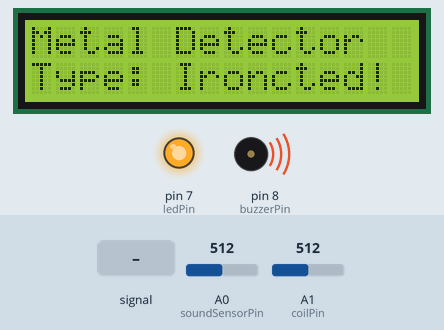
The sketch below on a simulated Arduino Uno, built with avr-gcc and run on an emulated ATmega328P. Shown: 16×2 character LCD, output pins drawn as LEDs (lit = HIGH), buzzer (waves = sounding, pin HIGH). The inputs (shaded band) are chosen by the test bench; at power-on: A0 (soundSensorPin) = 512, A1 (coilPin) = 512. What the sketch prints to the serial monitor is not drawn.

Above: at 1.2 s.
1.3 s: A0 (soundSensorPin) fed a 50 Hz sine of ±306 counts around its level
At 1.56 s:
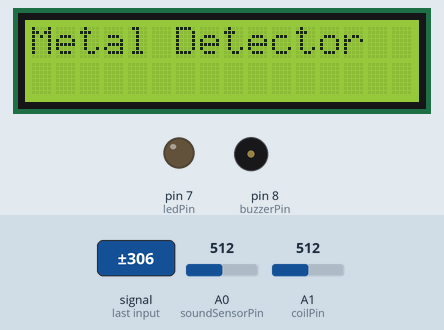
3.6 s: A0 (soundSensorPin) fed a 200 Hz sine of ±255 counts around its level
At 4.24 s:
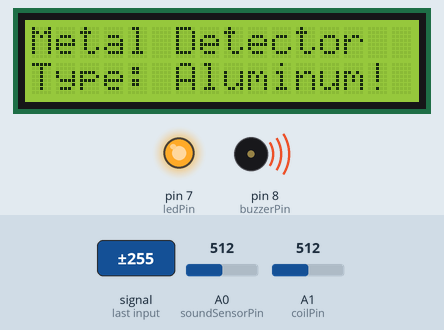
6.6 s: A0 (soundSensorPin) set to 610
At 7.6 s:
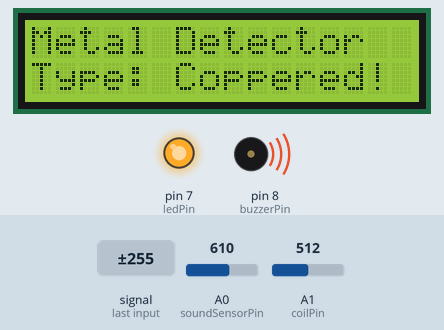
9.6 s: A0 (soundSensorPin) set to 589
At 10.6 s:
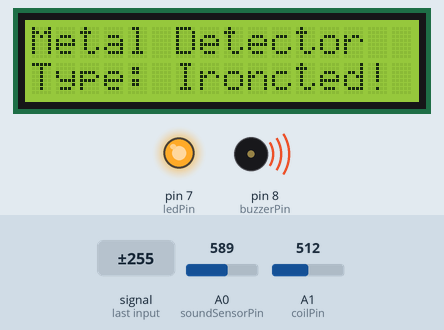
12.6 s: A1 (coilPin) set to 104
15.6 s: A1 (coilPin) set to 94
Timing chart, 0 to 18.1 s (numbered marks = the images above; inputs shaded):
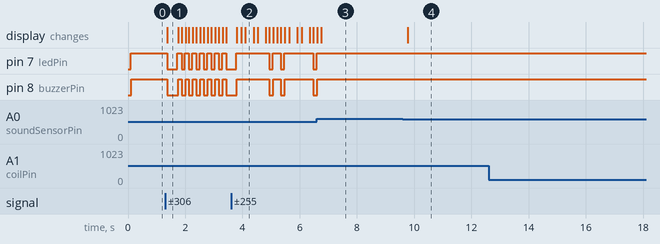

The sketch:

metal_detector.ino
```cpp
#include <Wire.h>
#include <LiquidCrystal_I2C.h>

#define LCD_ADDR 0x27
#define LCD_COLUMNS 16
#define LCD_ROWS 2

LiquidCrystal_I2C lcd(LCD_ADDR, LCD_COLUMNS, LCD_ROWS);

const int soundSensorPin = A0;
const int coilPin = A1;
const int ledPin = 7;
const int buzzerPin = 8;

void setup() {
  pinMode(soundSensorPin, INPUT);
  pinMode(coilPin, INPUT);
  pinMode(ledPin, OUTPUT);
  pinMode(buzzerPin, OUTPUT);

  Serial.begin(9600);

  // Initialize LCD
  lcd.begin(LCD_COLUMNS, LCD_ROWS);
  lcd.backlight();
  lcd.setCursor(0, 0);
  lcd.print("Metal Detector");
}

void loop() {
  int soundValue = analogRead(soundSensorPin);
  int coilValue = analogRead(coilPin);

  Serial.print("Sound Value: ");
  Serial.print(soundValue);
  Serial.print("\tCoil Value: ");
  Serial.println(coilValue);

  lcd.clear();
  lcd.setCursor(0, 0);
  lcd.print("Metal Detector");

  if (soundValue > 500) {  // Threshold for detecting a sound
    digitalWrite(ledPin, HIGH);
    lcd.setCursor(0, 1);
    lcd.print("Metal Detected!");

    // Determine metal type based on sound value (example logic)
    if (soundValue > 500 && soundValue < 600) {
      lcd.setCursor(0, 1);
      lcd.print("Type: Iron");
    } else if (soundValue >= 600 && soundValue < 700) {
      lcd.setCursor(0, 1);
      lcd.print("Type: Copper");
    } else if (soundValue >= 700) {
      lcd.setCursor(0, 1);
      lcd.print("Type: Aluminum");
    }

    digitalWrite(buzzerPin, HIGH);  // Turn on active buzzer
  } else {
    digitalWrite(ledPin, LOW);
    digitalWrite(buzzerPin, LOW);  // Turn off active buzzer
  }

  delay(100);
}
```

Measured:
- the behaviour switches between 600 and 599 on A0 (soundSensorPin) (found by bisection; images 3 and 4)
- after the input at 1.3 s, pin 7 (ledPin): HIGH → LOW after 0.07 s, then repeats every 0.26 s: HIGH 0.14 s, LOW 0.12 s; pin 8 (buzzerPin): HIGH → LOW after 0.07 s, then repeats every 0.26 s: HIGH 0.12 s, LOW 0.14 s; the display: changes after 0.07 s (image 1)
- after the input at 6.6 s, pin 7 (ledPin): stops changing and stays HIGH; pin 8 (buzzerPin): goes on until 6.6 s, then stays HIGH
- after the input at 9.6 s, the display: changes after 0.18 s (image 4)
- after the input at 12.6 s, every drawn part: stays the same
- after the input at 15.6 s, every drawn part: stays the same
